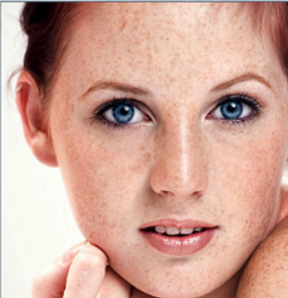
#> input picture 11-边缘保留滤波(EPF)/01-边缘保留滤波(EPF)/example.jpg, 288 x 298 px
$ python '边缘保留滤波.py'
#> lines starting #> are read from the running program, lines starting #| are printed output that depends on the picture
import cv2 as cv


# 高斯双边模糊
def bi_demo(image):
    dst = cv.bilateralFilter(image, 0, 100, 15)  # sigmaColor一般取大一点，让小的差异模糊掉   sigmaSpace一般取小一点，计算量会少
    cv.imshow("bi_demo", dst)


# 均值迁移滤波(油画的效果)
def shift_demo(image):
    dst = cv.pyrMeanShiftFiltering(image, 5, 50)  # 空间窗的半径  色彩窗的半径
    cv.imshow("shift_demo", dst)


print("-----Hello World-----")
src = cv.imread("example.jpg")
#> src is the input picture: shape (298, 288, 3); mean B, G, R 151.3, 165.3, 208.5
cv.namedWindow("input image", cv.WINDOW_AUTOSIZE)
cv.imshow("input image", src)

bi_demo(src)
#> in bi_demo, `dst = cv.bilateralFilter(image, 0, 100, 15)`:
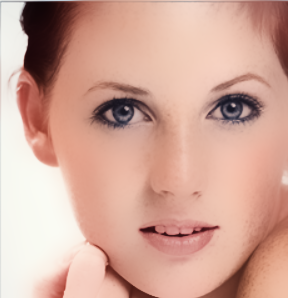
#> dst: shape (298, 288, 3); mean B, G, R 152.1, 166.3, 209.6
# shift_demo(src)

cv.waitKey(0)
cv.destroyAllWindows()
